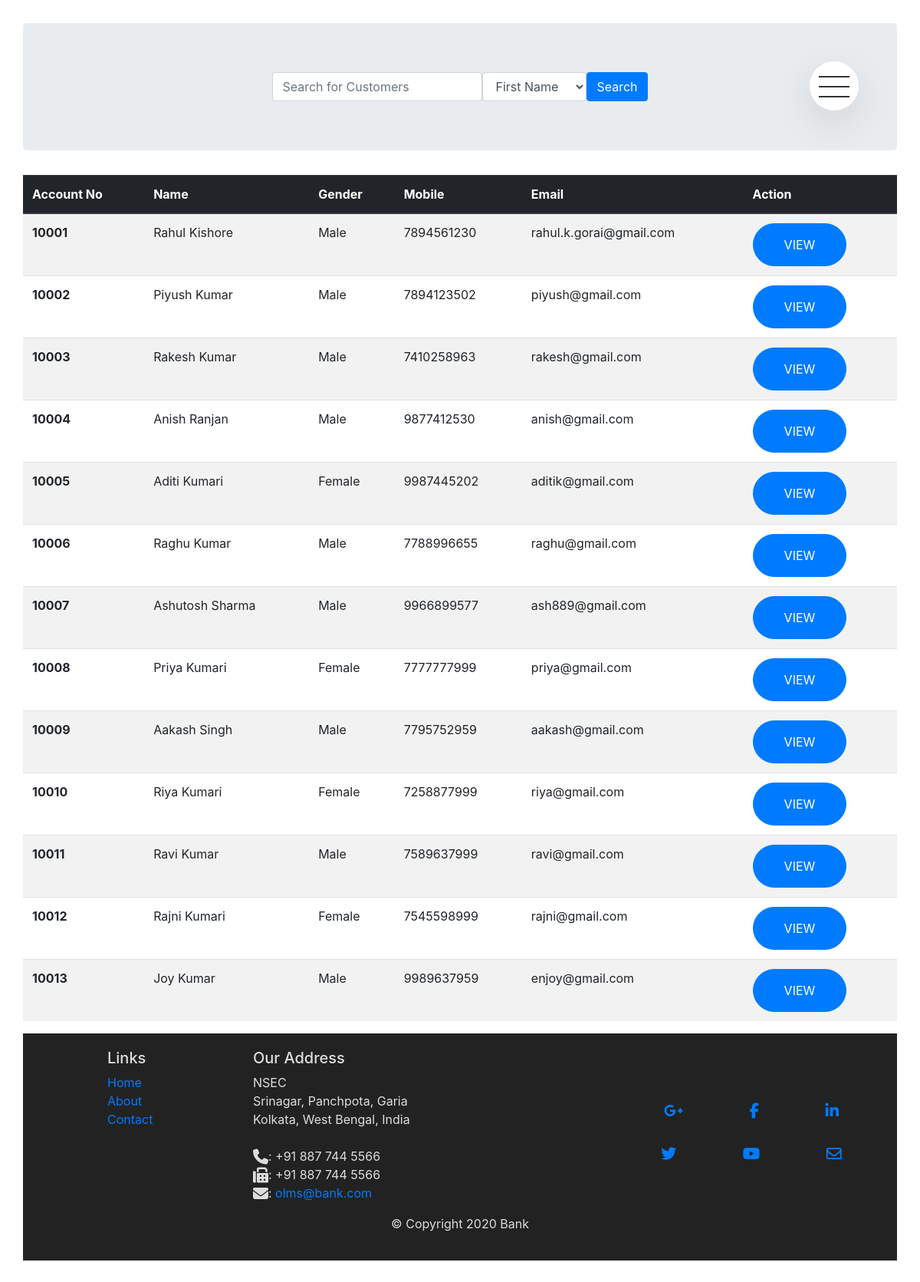
/main/search_cust.php, run on the app's committed database.
### tables this page shows
CREATE TABLE `members` (
  `account_no` int(5) NOT NULL,
  `FirstName` varchar(10) NOT NULL,
  `LastName` varchar(10) NOT NULL,
  `Gender` varchar(10) NOT NULL,
  `DOB` varchar(10) NOT NULL,
  `Mobile` varchar(10) NOT NULL,
  `Email` varchar(50) NOT NULL,
  `Nationality` varchar(30) NOT NULL,
  `Address` varchar(120) NOT NULL,
  `balance` float NOT NULL
);

### main/search_cust.php (the view, shortened to what this page needs)
<?php
  require_once "util.php";
?>
<!DOCTYPE html>
<html>
<head>
	<?php require_once "head.php"; ?>
    <?php require_once "nav.php"; ?>
</head>
<body>
  <div class="jumbotron">
        <form method="post" class="form-inline d-flex justify-content-center md-form form-sm mt-0">
                  <input type="text" name="search" placeholder="Search for Customers" class="form-control" >
                  <select  id = "se"name="se" value = "se" class="form-control">
                    <option value="FirstName"> First Name</option>
                  </select>
                  <input type="submit" class="btn btn-primary" value="Search" name="submit"></i>
        </form>
  </div>
  <?php
    $sql = "SELECT * FROM members";
    $stmt = $pdo->query($sql);
        echo('<table class="table table-striped">
                <thead class="thead-dark">
                    <tr>
                    <th scope="col">Account No</th>
                    <th scope="col">Name</th>
                    <th scope="col">Gender</th>
                    <th scope="col">Mobile</th>
                    <th scope="col">Email</th>
                    <th scope="col">Action</th>
                    </tr>
                </thead><tbody>');
    while($row = $stmt->fetch(PDO::FETCH_ASSOC)) {
        echo('<tr>
                <th scope="row">');
                echo(htmlentities($row['account_no']));
                echo('</th><td>');
                echo($row['FirstName']." ".$row['LastName']);
                echo('</td><td>');
                echo(htmlentities($row['Gender']));
                echo('</td><td>');
                echo(htmlentities($row['Mobile']));
                echo('</td><td>');
                echo(htmlentities($row['Email']));
                echo('</td><td>');
                echo('<a class="btn btn-primary" href="view_profile.php?account_no='.$row['account_no'].'"role="button">View</a>');
                echo('</td></tr>');
    }
    echo('</tbody><table>');
  ?>
    <?php require_once "footer.php";?>
</body>
</html>

### main/css/style.css (style rules this page uses)
* { margin: 0; padding: 0; box-sizing: border-box; }
body { font-family: "Lato", sans-serif; font-weight: 400; font-size: 16px; line-height: 1.7; color: #777; padding: 30px; }
.btn:link, .btn:visited { text-transform: uppercase; text-decoration: none; padding: 15px 40px; display: inline-block; border-radius: 100px; transition: all .2s; position: relative; }
.btn::after { content: ""; display: inline-block; height: 100%; width: 100%; border-radius: 100px; position: absolute; top: 0; left: 0; z-index: -1; transition: all, .4s; }

### data on the page
members: account_no "10001", FirstName "Rahul", LastName "Kishore", Gender "Male", Mobile "7894561230", Email "rahul.k.gorai@gmail.com"
members: account_no "10002", FirstName "Piyush", LastName "Kumar", Gender "Male", Mobile "7894123502", Email "piyush@gmail.com"
members: account_no "10003", FirstName "Rakesh", LastName "Kumar", Gender "Male", Mobile "7410258963", Email "rakesh@gmail.com"
members: account_no "10004", FirstName "Anish", LastName "Ranjan", Gender "Male", Mobile "9877412530", Email "anish@gmail.com"
members: account_no "10005", FirstName "Aditi", LastName "Kumari", Gender "Female", Mobile "9987445202", Email "aditik@gmail.com"
members: account_no "10006", FirstName "Raghu", LastName "Kumar", Gender "Male", Mobile "7788996655", Email "raghu@gmail.com"
members: account_no "10007", FirstName "Ashutosh", LastName "Sharma", Gender "Male", Mobile "9966899577", Email "ash889@gmail.com"
members: account_no "10008", FirstName "Priya", LastName "Kumari", Gender "Female", Mobile "7777777999", Email "priya@gmail.com"
members: account_no "10009", FirstName "Aakash", LastName "Singh", Gender "Male", Mobile "7795752959", Email "aakash@gmail.com"
members: account_no "10010", FirstName "Riya", LastName "Kumari", Gender "Female", Mobile "7258877999", Email "riya@gmail.com"
members: account_no "10011", FirstName "Ravi", LastName "Kumar", Gender "Male", Mobile "7589637999", Email "ravi@gmail.com"
members: account_no "10012", FirstName "Rajni", LastName "Kumari", Gender "Female", Mobile "7545598999", Email "rajni@gmail.com"
members: account_no "10013", FirstName "Joy", LastName "Kumar", Gender "Male", Mobile "9989637959", Email "enjoy@gmail.com"
